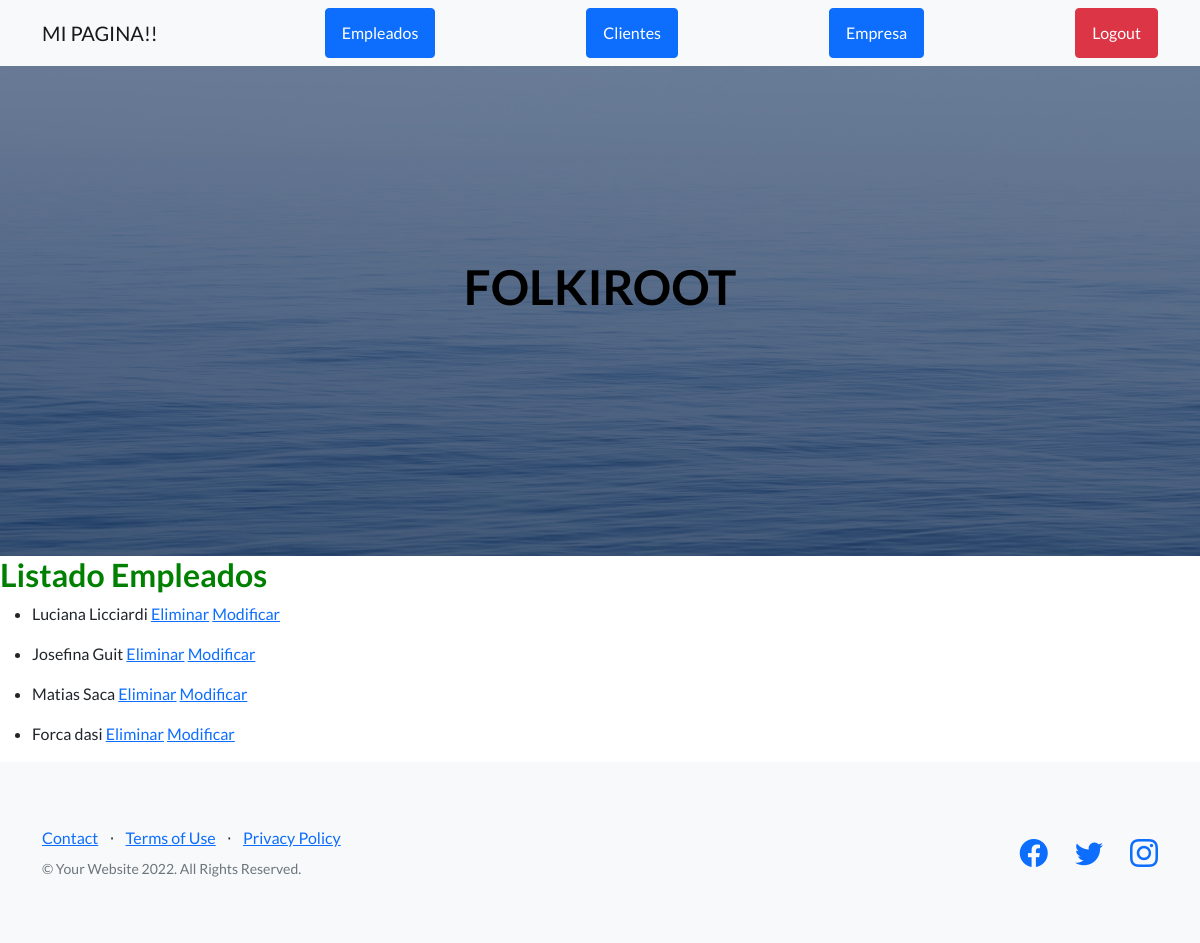
The page /AppProyecto/list_empleado/ (signed in) on the database as committed earlier.
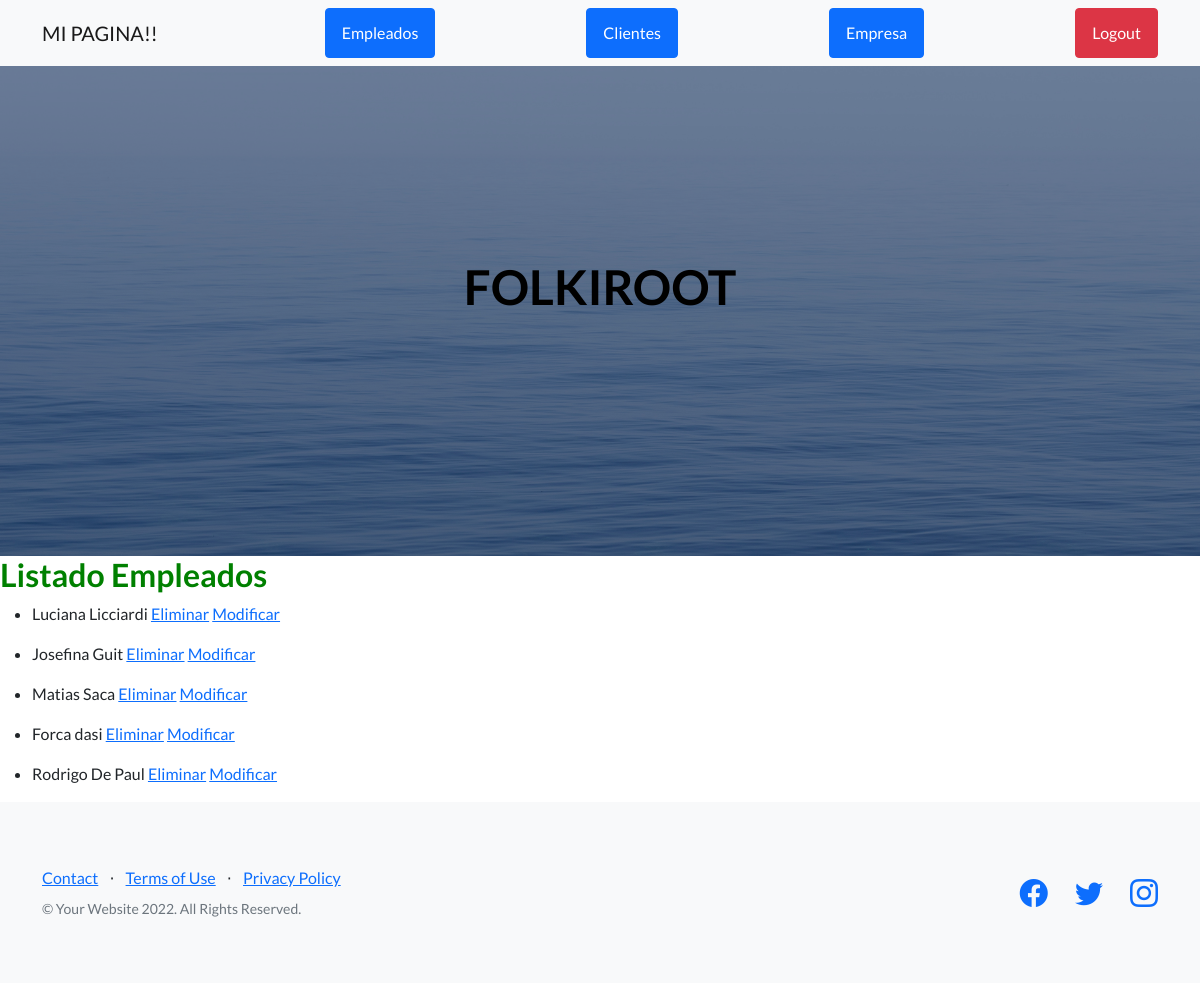
The same page on the database as committed later.
### AppProyecto/models.py (models this page shows)
class Empleado(models.Model):
    nombre = models.CharField(max_length=50)
    apellido = models.CharField(max_length=50)
    salario = models.IntegerField()
    edad = models.IntegerField()
    def __str__(self):
        return self.nombre + " " + self.apellido

### AppProyecto/views.py (the view)
# urls.py: path("list_empleado/", ListEmpleado.as_view(), name="list_empleados"),
class ListEmpleado(LoginRequiredMixin, ListView):
    model = Empleado
    template_name = "AppProyecto/list_empleados.html"

### AppProyecto/templates/AppProyecto/list_empleados.html (shortened to what this page needs)
{% extends "AppProyecto/index.html" %}
{% block main %}
<h2 style="color: green;">Listado Empleados</h2>
{% for empleado in object_list %}
    <ul><li>
        {{ empleado }}
        <a href="{% url 'delete_empleados' empleado.id %}">Eliminar</a>
        <a href="{% url 'update_empleados' empleado.id %}">Modificar</a>
    </li></ul>
{% endfor %}
{% endblock %}

Rows that differ between the two databases and show on the page:
added Empleado: nombre+apellido "Rodrigo De Paul"
